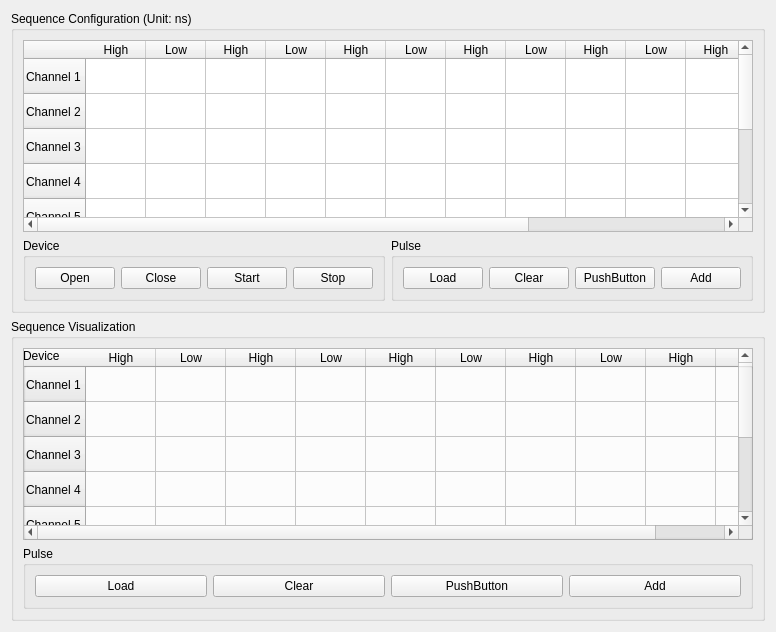
       <widget class="QWidget" name="tabASGSequence">
        <attribute name="title">
         <string>ASG Sequence</string>
        </attribute>
        <layout class="QGridLayout" name="gridLayout_4">
         <item row="1" column="0">
          <widget class="QGroupBox" name="groupBoxSequenceVisualization">
           <property name="title">
            <string>Sequence Visualization</string>
           </property>
           <layout class="QGridLayout" name="gridLayout_17">
            <item row="0" column="0">
             <widget class="QTableWidget" name="tableWidgetSequence_2">
              <attribute name="horizontalHeaderDefaultSectionSize">
               <number>70</number>
              </attribute>
              <attribute name="verticalHeaderDefaultSectionSize">
               <number>35</number>
              </attribute>
              <row>
               <property name="text">
                <string>Channel 1</string>
               </property>
              </row>
              <row>
               <property name="text">
                <string>Channel 2</string>
               </property>
              </row>
              <row>
               <property name="text">
                <string>Channel 3</string>
               </property>
              </row>
              <row>
               <property name="text">
                <string>Channel 4</string>
               </property>
              </row>
              <row>
               <property name="text">
                <string>Channel 5</string>
               </property>
              </row>
              <row>
               <property name="text">
                <string>Channel 6</string>
               </property>
              </row>
              <row>
               <property name="text">
                <string>Channel 7</string>
               </property>
              </row>
              <row>
               <property name="text">
                <string>Channel 8</string>
               </property>
              </row>
              <column>
               <property name="text">
                <string>High</string>
               </property>
              </column>
              <column>
               <property name="text">
                <string>Low</string>
               </property>
              </column>
              <column>
               <property name="text">
                <string>High</string>
               </property>
              </column>
              <column>
               <property name="text">
                <string>Low</string>
               </property>
              </column>
              <column>
               <property name="text">
                <string>High</string>
               </property>
              </column>
              <column>
               <property name="text">
                <string>Low</string>
               </property>
              </column>
              <column>
               <property name="text">
                <string>High</string>
               </property>
              </column>
              <column>
               <property name="text">
                <string>Low</string>
               </property>
              </column>
              <column>
               <property name="text">
                <string>High</string>
               </property>
              </column>
              <column>
               <property name="text">
                <string>Low</string>
               </property>
              </column>
              <item row="0" column="0">
               <property name="text">
                <string/>
               </property>
               <property name="toolTip">
                <string/>
               </property>
               <property name="whatsThis">
                <string/>
               </property>
              </item>
             </widget>
            </item>
            <item row="0" column="0">
             <widget class="QGroupBox" name="groupBox_9">
              <property name="title">
               <string>Device</string>
              </property>
              <layout class="QHBoxLayout" name="horizontalLayout_7"/>
             </widget>
            </item>
            <item row="1" column="0">
             <widget class="QGroupBox" name="groupBox_8">
              <property name="title">
               <string>Pulse</string>
              </property>
              <layout class="QHBoxLayout" name="horizontalLayout_6">
               <item>
                <widget class="QPushButton" name="pushButton_18">
                 <property name="text">
                  <string>Load</string>
                 </property>
                </widget>
               </item>
               <item>
                <widget class="QPushButton" name="pushButton_19">
                 <property name="text">
                  <string>Clear</string>
                 </property>
                </widget>
               </item>
               <item>
                <widget class="QPushButton" name="pushButton_20">
                 <property name="text">
                  <string>PushButton</string>
                 </property>
                </widget>
               </item>
               <item>
                <widget class="QPushButton" name="pushButton_21">
                 <property name="text">
                  <string>Add</string>
                 </property>
                </widget>
               </item>
              </layout>
             </widget>
            </item>
           </layout>
          </widget>
         </item>
         <item row="0" column="0">
          <widget class="QGroupBox" name="groupBoxSequenceConfiguration">
           <property name="title">
            <string>Sequence Configuration (Unit: ns)</string>
           </property>
           <layout class="QGridLayout" name="gridLayout">
            <item row="0" column="0" colspan="2">
             <widget class="QTableWidget" name="tableWidgetSequence">
              <attribute name="horizontalHeaderDefaultSectionSize">
               <number>60</number>
              </attribute>
              <attribute name="verticalHeaderDefaultSectionSize">
               <number>35</number>
              </attribute>
              <row>
               <property name="text">
                <string>Channel 1</string>
               </property>
              </row>
              <row>
               <property name="text">
                <string>Channel 2</string>
               </property>
              </row>
              <row>
               <property name="text">
                <string>Channel 3</string>
               </property>
              </row>
              <row>
               <property name="text">
                <string>Channel 4</string>
               </property>
              </row>
              <row>
               <property name="text">
                <string>Channel 5</string>
               </property>
              </row>
              <row>
               <property name="text">
                <string>Channel 6</string>
               </property>
              </row>
              <row>
               <property name="text">
                <string>Channel 7</string>
               </property>
              </row>
              <row>
               <property name="text">
                <string>Channel 8</string>
               </property>
              </row>
              <column>
               <property name="text">
                <string>High</string>
               </property>
              </column>
              <column>
               <property name="text">
                <string>Low</string>
               </property>
              </column>
              <column>
               <property name="text">
                <string>High</string>
               </property>
              </column>
              <column>
               <property name="text">
                <string>Low</string>
               </property>
              </column>
              <column>
               <property name="text">
                <string>High</string>
               </property>
              </column>
              <column>
               <property name="text">
                <string>Low</string>
               </property>
              </column>
              <column>
               <property name="text">
                <string>High</string>
               </property>
              </column>
              <column>
               <property name="text">
                <string>Low</string>
               </property>
              </column>
              <column>
               <property name="text">
                <string>High</string>
               </property>
              </column>
              <column>
               <property name="text">
                <string>Low</string>
               </property>
              </column>
              <column>
               <property name="text">
                <string>High</string>
               </property>
              </column>
              <column>
               <property name="text">
                <string>Low</string>
               </property>
              </column>
              <column>
               <property name="text">
                <string>High</string>
               </property>
              </column>
              <column>
               <property name="text">
                <string>Low</string>
               </property>
              </column>
              <item row="0" column="0">
               <property name="text">
                <string/>
               </property>
               <property name="toolTip">
                <string/>
               </property>
               <property name="whatsThis">
                <string/>
               </property>
              </item>
             </widget>
            </item>
            <item row="1" column="0">
             <widget class="QGroupBox" name="groupBoxASGDevice">
              <property name="title">
               <string>Device</string>
              </property>
              <layout class="QHBoxLayout" name="horizontalLayout_3">
               <item>
                <widget class="QPushButton" name="pushButtonASGOpen">
                 <property name="text">
                  <string>Open</string>
                 </property>
                </widget>
               </item>
               <item>
                <widget class="QPushButton" name="pushButtonASGClose">
                 <property name="text">
                  <string>Close</string>
                 </property>
                </widget>
               </item>
               <item>
                <widget class="QPushButton" name="pushButtonASGStart">
                 <property name="text">
                  <string>Start</string>
                 </property>
                </widget>
               </item>
               <item>
                <widget class="QPushButton" name="pushButtonASGStop">
                 <property name="text">
                  <string>Stop</string>
                 </property>
                </widget>
               </item>
              </layout>
             </widget>
            </item>
            <item row="1" column="1">
             <widget class="QGroupBox" name="groupBoxASGPulse">
              <property name="title">
               <string>Pulse</string>
              </property>
              <layout class="QHBoxLayout" name="horizontalLayout_2">
               <item>
                <widget class="QPushButton" name="pushButtonASGLoad">
                 <property name="text">
                  <string>Load</string>
                 </property>
                </widget>
               </item>
               <item>
                <widget class="QPushButton" name="pushButtonASGClear">
                 <property name="text">
                  <string>Clear</string>
                 </property>
                </widget>
               </item>
               <item>
                <widget class="QPushButton" name="pushButton_3">
                 <property name="text">
                  <string>PushButton</string>
                 </property>
                </widget>
               </item>
               <item>
                <widget class="QPushButton" name="pushButtonASGAdd">
                 <property name="text">
                  <string>Add</string>
                 </property>
                </widget>
               </item>
              </layout>
             </widget>
            </item>
           </layout>
          </widget>
         </item>
        </layout>
       </widget>
